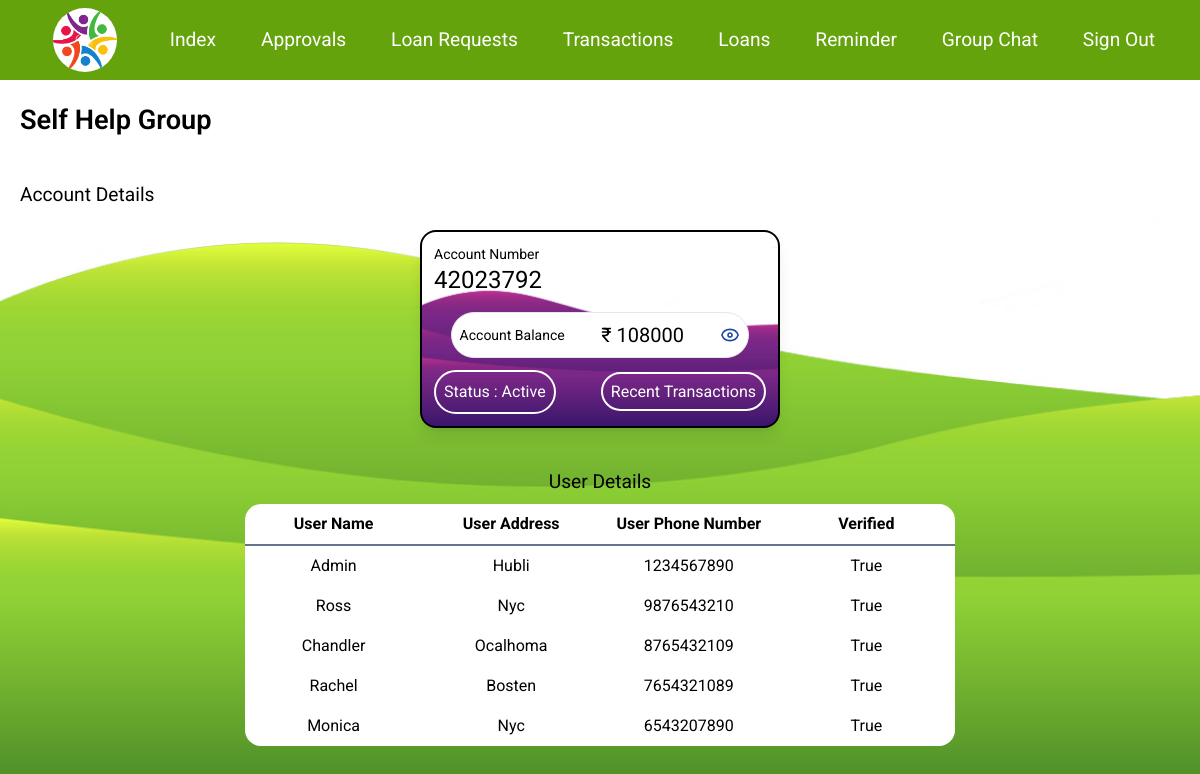
The page / (signed in) on the database its author committed.
### dbsetup.py (models this page shows, shortened)
class Account(Base):
    __tablename__ = 'account'
    id = Column(Integer, primary_key = True, autoincrement=True)
    account_no = Column(Integer,unique=True)
    user_id = Column(Integer,ForeignKey('users.id'))
    users = relationship(Users)
    account_type = Column(String)
    balance = Column(Integer)
    status = Column(Text, default = Text("active"))
    created_at=Column(DateTime)
    UniqueConstraint("account_no","user_id")

class Users(Base):
    __tablename__ = 'users'
    id = Column(Integer, primary_key = True, autoincrement=True)
    username = Column(Text)
    password = Column(Text)
    address = Column(Text)
    phone = Column(Integer , unique=True)
    role = Column(String)
    salt = Column(LargeBinary)
    verified = Column(Boolean)

### app.py (the view)
@app.route('/', methods=['GET', 'POST'])
def main():
    if 'user' in session: # check for user session
        if session['role'] == 'admin':
            account=dbsession.query(Account).filter(Account.user_id == session['id'])
            users=dbsession.query(Users)
            return render_template('admin.html',account=account,users=users)
        elif session['role']  == 'user':
            account=dbsession.query(Account).filter(Account.user_id == session['id'])
            users=dbsession.query(Users).filter(Users.id == session['id'])
            return render_template('index.html', account=account, users=users)
    return redirect(url_for('about'))

### templates/admin.html (shortened to what this page needs)
{% extends "layout.html" %}
{% block content %}
<div class="">
    <h1 class="p-5 text-[1.7rem] font-semibold">Self Help Group</h1>
    <p class="p-5 text-[1.2rem] font-Medium ">Account Details</p>
    <div class="flex justify-center ">
        <div class="shadow-lg hover:shadow-xl border-2 border-black rounded-2xl p-3 w-[30%] max-md:w-[85%] max-lg:w-[50%] bg-[url('/static/images/card1.jpg')] bg-left-bottom bg-cover bg-no-repeat">
            {% for data in account %}
            <p class="text-sm">Account Number</p>
            <p class="max-md:text-lg pb-4 text-2xl">{{data.account_no}}</p>
            <div class="border-[1px] flex bg-white rounded-3xl mx-[5%] p-2 justify-between items-center">
                <p class="text-sm">Account Balance</p>
                <p class="balance text-xl"> ₹ {{data.balance}}</p>
                <img src="static/images/view.svg" alt="" class="eye">
            </div>
            <div class="max-md:text-sm text-white mt-3 flex justify-between items-center">
                <p class="border-2 border-white rounded-3xl p-2">Status : {{data.status.capitalize()}}</p>
                <p><a href="{{ url_for('transactions') }}" class="border-2 border-white rounded-3xl p-2">Recent Transactions</a></p>
            </div>
            {% endfor %}
        </div>
    </div>
<div class="flex justify-center pt-10 text-[1.2rem] font-Medium">User Details</div>
<div class="flex justify-center p-2 ">
    {% if users %}
    <table class="max-md:w-[80%] w-[60%] bg-white table-fixed rounded-2xl">
        <tr class="max-md:text-sm border-b-2 border-slate-500"><th class="p-2">User Name</th><th>User Address</th><th>User Phone Number</th><th>Verified</th></tr>
        {% for user in users %}
        <tr class="max-md:text-sm p-5 text-center">
            <td class="p-2">{{user.username.capitalize()}}</td>
            <td>{{user.address.capitalize()}}</td>
            <td>{{user.phone}}</td>
            <td>{{user.verified}}</td>
        </tr>
        {% endfor %}
    </table>
    {% else %}
    <div class="text-center">No users in the DateBase </div>
    {% endif %}
</div>
</div>
{% endblock %}

### static/css/style.css (style rules this page uses)
* { margin: 0; padding: 0; box-sizing: border-box; font-family: 'Roboto', sans-serif; }
:root { --main-bg-color:black; }
body { color: var(--main-bg-color); }

### rows shown on the page
Account: account_no "42023792", balance "108000", status "Active"
Users: username "Admin", address "Hubli", phone "1234567890", verified "True"
Users: username "Ross", address "Nyc", phone "9876543210", verified "True"
Users: username "Chandler", address "Ocalhoma", phone "8765432109", verified "True"
Users: username "Rachel", address "Bosten", phone "7654321089", verified "True"
Users: username "Monica", address "Nyc", phone "6543207890", verified "True"
